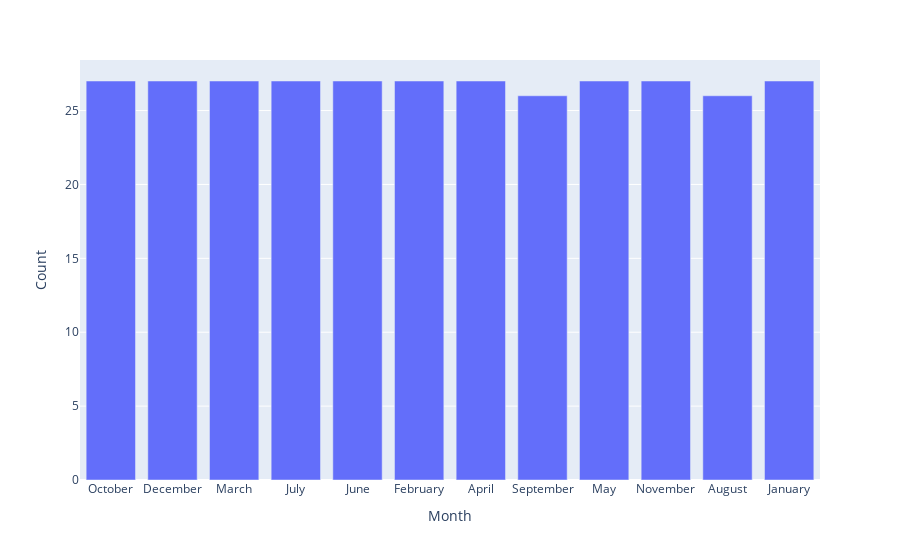

This figure's notebook cell:
### Markdown cell above
Find the total number of fires reported in 2015 and visualize data based on each ‘month

### Code cell
data_2015 = clean.filter(clean['year'] == 2015)

display(px.bar(data_2015.groupby('month').count(), x=0, y=1, labels={'0' : 'Month', '1' : 'Count'}))
data_2015.groupby('month').count()

### Figure 1 — Plotly figure (JSON) as saved in the notebook; plotly's stock layout.template omitted (floating-point values rounded to 4 significant figures)
{"data": [{"alignmentgroup": "True", "hovertemplate": "Month=%{x}<br>Count=%{y}<extra></extra>", "legendgroup": "", "marker": {"color": "#636efa", "pattern": {"shape": ""}}, "name": "", "offsetgroup": "", "orientation": "v", "showlegend": false, "textposition": "auto", "type": "bar", "x": ["October", "December", "March", "July", "June", "February", "April", "September", "May", "November", "August", "January"], "xaxis": "x", "y": [27, 27, 27, 27, 27, 27, 27, 26, 27, 27, 26, 27], "yaxis": "y"}], "layout": {"barmode": "relative", "legend": {"tracegroupgap": 0}, "margin": {"t": 60}, "xaxis": {"anchor": "y", "domain": [0, 1], "title": {"text": "Month"}}, "yaxis": {"anchor": "x", "domain": [0, 1], "title": {"text": "Count"}}}}
